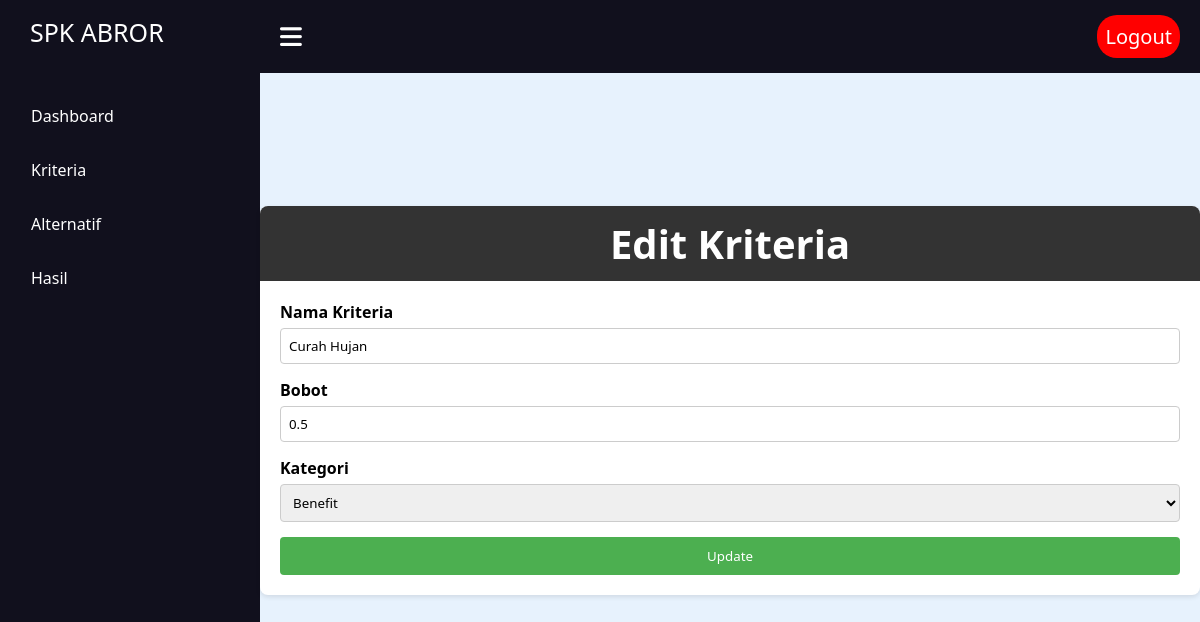
Page /kriteria/edit/2 on the committed database.
### tables this page shows
CREATE TABLE `kriteria` (
  `id` int(11) NOT NULL,
  `nama_kriteria` varchar(255) NOT NULL,
  `bobot` float NOT NULL,
  `kategori` enum('benefit','cost') NOT NULL
);

### application/controllers/Kriteria.php (called while the page is built, shortened)
<?php
class Kriteria extends CI_Controller
{
    public function __construct()
    {
        $this->load->model('Kriteria_model');
    }
    public function edit($id)
    {
        $this->load->model('Kriteria_model');
        $data['kriteria'] = $this->Kriteria_model->get_kriteria_by_id($id);
        $this->load->view('ly/header');
        $this->load->view('kriteria/edit', $data);
        $this->load->view('ly/footer');
    }
}

### index.php (called while the page is built, shortened)
<?php
require_once BASEPATH.'core/CodeIgniter.php';

### application/models/Kriteria_model.php (called while the page is built, shortened)
<?php
class Kriteria_model extends CI_Model
{
    public function get_kriteria_by_id($id)
    {
        $this->db->where('id', $id);
        $query = $this->db->get('kriteria');
        return $query->row();
    }
}

### application/views/kriteria/edit.php (the view, shortened to what this page needs)
<!DOCTYPE html>
<html>
<head>
    <link rel="stylesheet" type="text/css" href="<?php echo base_url('assets/css/kriteria/create.css'); ?>">
</head>
<body>
    <div class="card">
        <h1>Edit Kriteria</h1>
        <form action="<?php echo site_url('kriteria/update/' . $kriteria->id); ?>" method="post">
            <label>Nama Kriteria</label>
            <input type="text" name="nama_kriteria" value="<?php echo $kriteria->nama_kriteria; ?>" required><br>
            <label>Bobot</label>
            <input type="text" name="bobot" value="<?php echo $kriteria->bobot; ?>" required><br>
            <label>Kategori</label>
            <select name="kategori" required>
                <option value="benefit" <?php echo ($kriteria->kategori == 'benefit') ? 'selected' : ''; ?>>Benefit</option>
            </select><br>
            <button type="submit" class="submit-button" ;>Update</button>
        </form>
    </div>
</body>
</html>

### assets/css/header.css (style rules this page uses)
* { margin: 0; padding: 0; box-sizing: border-box; }
.main h1 { color: #ffffff; font-size: 40px; text-align: center; }

### assets/css/kriteria/create.css (style rules this page uses)
* { margin: 0; padding: 0; font-family: Segoe UI Historic, Segoe UI, Helvetica, Arial, sans-serif }
body { background-color: #f0f0f0; }
.card { background-color: #fff; border-radius: 8px; box-shadow: 0 2px 5px rgba(0, 0, 0, 0.1); padding: 20px; max-width: 1200px; width: 100%; margin: 0 auto; }
.card h1 { background-color: #333; color: white; padding: 10px; border-radius: 8px 8px 0 0; margin: -20px -20px 20px -20px; text-align: center; }
.card label { display: block; margin-bottom: 5px; font-weight: bold; }
.card input[type="text"], .card select { width: 100%; padding: 8px; margin-bottom: 15px; border: 1px solid #ccc; border-radius: 4px; box-sizing: border-box; }
.card button { background-color: #4CAF50; color: white; padding: 10px 20px; border: none; border-radius: 4px; cursor: pointer; }
.submit-button { width: 100%; padding: 10px; background-color: #4CAF50; color: white; border: none; border-radius: 5px; cursor: pointer; }

### rows in the picture
kriteria: nama_kriteria "Curah Hujan", bobot "0.5", kategori "Benefit"
